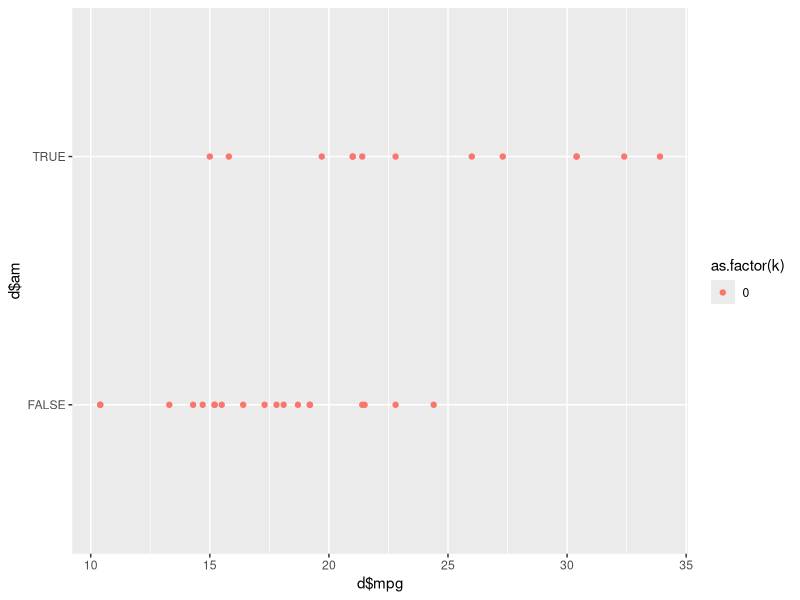
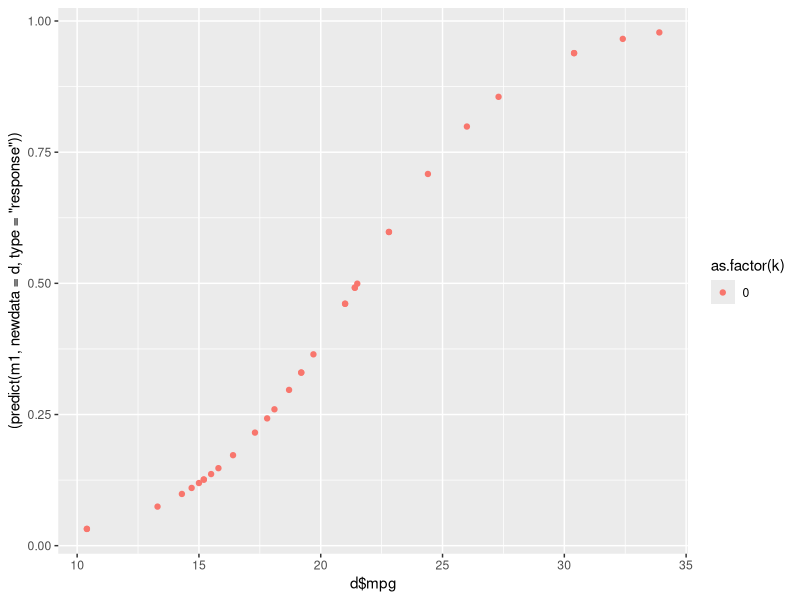

The R script that drew these images, in order:
## ---- chunk 1
set.seed(1)
library(ggplot2)
library(dplyr)
fivefold <- function(x) {
  x$fold <- c(sample(1:5, size = nrow(x), replace = TRUE))
  MSE <- rep(NA, 5)

  for(j in 1:5) {
    testd <- x %>%
      filter(fold == j)
    
    traind <- x %>%
      filter(fold != j)

    trainmodel <- glm(data = traind , am ~ mpg , family = binomial)
    
    MSE[j] <- mean((testd$am - predict(trainmodel, newdata = testd, type = "response")))
  }
  
  mean(MSE)
}
## ---- chunk 2
#model that just tosses some predictors in on party
d <- mtcars
d$am <- as.logical(d$am)
m1 <- glm(data = d , am ~ mpg , family = binomial)
#misclassification rate of this model using 5fold CV
fivefold(d)
## ---- chunk 3
#k encodes tru party
k=0
p1 <- ggplot(d, aes(x=d$mpg, y=d$am, color = as.factor(k))) + geom_point()
p1
p2 <- ggplot(d, aes(x=d$mpg, y=(predict(m1, newdata = d, type = "response")), color = as.factor(k))) + geom_point()
p2
## ---- chunk 4
# new model

# new predictive capability

## ---- chunk 5
#PCA plotting

